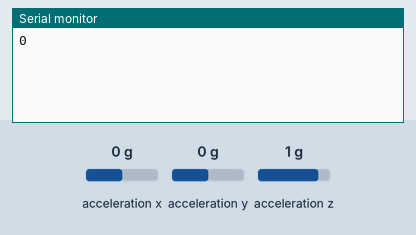
Recording of a sketch running on a simulated Arduino Uno, built for the host (arithmetic inside an expression is 32-bit, double 64-bit). Shown: the last lines printed to the serial monitor. Inputs (shaded band) come from the test bench; at power-on: acceleration x 0 g, acceleration y 0 g, acceleration z 1 g.

Above: at 1.2 s.
1.3 s: acceleration x set to -1.4 g
At 2.1 s:
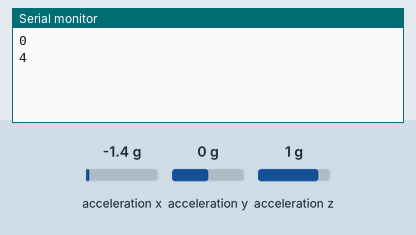
2.8 s: acceleration y set to -1.4 g
At 3.3 s:
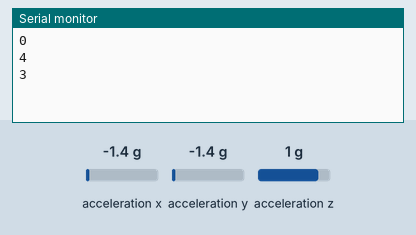
4.3 s: acceleration y set to 1.4 g
At 5.6 s:
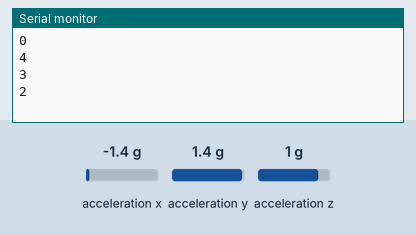
Timing chart, 0 to 7.3 s (numbered marks = the images above; inputs shaded):
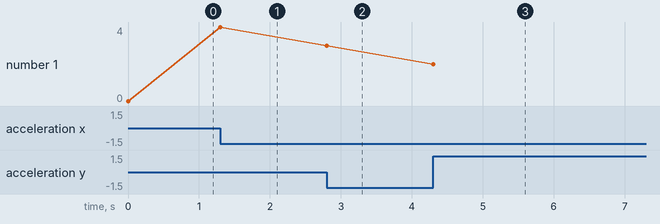

Measured:
- after the input at 1.3 s, the serial monitor: prints a new line at once (image 1)
- after the input at 2.8 s, the serial monitor: prints a new line at once (image 2)
- after the input at 4.3 s, the serial monitor: prints a new line at once (image 3)
- plotted number 1: 0 → 4 after the input at 1.3 s, 4 → 3 after the input at 2.8 s, 3 → 2 after the input at 4.3 s

The sketch:

RoverOrientationChecker.ino
```cpp
#include <CurieIMU.h>

int lastOrientation = -1;

void setup() {
  Serial.begin(9600);

  CurieIMU.begin();
  CurieIMU.setAccelerometerRange(2);

}

void loop() {
  updateRoverOrientation();
}

static void updateRoverOrientation() {
  int orientation = -1; // Orientation of the board
  String orientationString;

  // Read accelerometer values
  int x = CurieIMU.readAccelerometer(X_AXIS);
  int y = CurieIMU.readAccelerometer(Y_AXIS);
  int z = CurieIMU.readAccelerometer(Z_AXIS);

  // Calculate the absolute values, to determine the largest
  int absX = abs(x);
  int absY = abs(y);
  int absZ = abs(z);

  if ((absZ > absX) && (absZ > absY)) {
    // Base orientation on Z axis. Flat axis
    if (z > 0) {
      orientation = 0;
      orientationString = "Rover upright";
    } else {
      orientation = 1;
      orientationString = "Rover face down";
    }
  } else if ((absY > absZ) && (absY > absZ)) {
    // Base orientation on Y axis. Horizontal axis
    if (y > 0) {
      orientation = 2;
      orientationString = "Rover on it's left side, right wheels up";
    } else {
      orientation = 3;
      orientationString = "Rover on it's right side, left wheels up";
    }
  } else {
    // Base orientation on X axis. Vertical axis
    if (x < 0) {
      orientation = 4;
      orientationString = "Rover on it's front side, back wheels up";
    } else {
      orientation = 5;
      orientationString = "Rover on it's back side, front wheels up";
    }
  }

  // Update orientation
  if (orientation != lastOrientation) {
//    Serial.print("Rover's Current Position: ");
//    Serial.println(orientationString);
    Serial.println(orientation);
    lastOrientation = orientation;
  }
}
```
